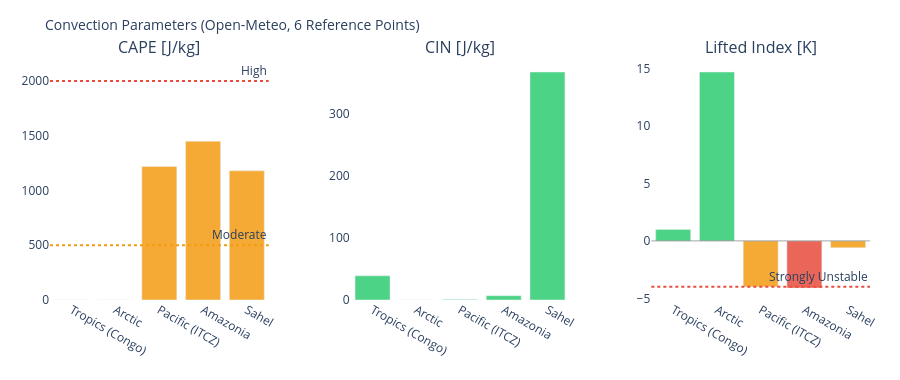

Notebook code for this chart:
### Markdown cell above
---
## 3. Visualizations

### Code cell
# ============================================================
# CAPE / CIN / LIFTED INDEX – Convection potential
# ============================================================

if not df_atm.empty:
    fig = make_subplots(
        rows=1, cols=3,
        subplot_titles=['CAPE [J/kg]', 'CIN [J/kg]', 'Lifted Index [K]'],
        horizontal_spacing=0.1
    )
    pts = df_atm['point'].tolist()
    pt_colors = ['#E85D24','#185FA5','#888780','#378ADD','#639922','#F2A623']

    # CAPE – höher = mehr Gewitterpotential
    cape_vals = df_atm['cape'].fillna(0).tolist()
    cape_colors = ['#e74c3c' if v > 2000 else '#f39c12' if v > 500 else '#2ecc71'
                   for v in cape_vals]
    fig.add_trace(go.Bar(x=pts, y=cape_vals, marker_color=cape_colors,
                         opacity=0.85, showlegend=False), row=1, col=1)
    fig.add_hline(y=2000, line_dash='dot', line_color='#e74c3c',
                  annotation_text='High', row=1, col=1)
    fig.add_hline(y=500,  line_dash='dot', line_color='#f39c12',
                  annotation_text='Moderate', row=1, col=1)

    # CIN – negativer = stärker gedeckelt (weniger Auslöse)
    cin_vals = df_atm['cin'].fillna(0).tolist()
    cin_colors = ['#e74c3c' if v < -200 else '#f39c12' if v < -50 else '#2ecc71'
                  for v in cin_vals]
    fig.add_trace(go.Bar(x=pts, y=cin_vals, marker_color=cin_colors,
                         opacity=0.85, showlegend=False), row=1, col=2)

    # Lifted Index – negativ = instabil
    li_vals = df_atm['li'].fillna(0).tolist()
    li_colors = ['#e74c3c' if v < -4 else '#f39c12' if v < 0 else '#2ecc71'
                 for v in li_vals]
    fig.add_trace(go.Bar(x=pts, y=li_vals, marker_color=li_colors,
                         opacity=0.85, showlegend=False), row=1, col=3)
    fig.add_hline(y=0, line_color='gray', line_width=0.7, row=1, col=3)
    fig.add_hline(y=-4, line_dash='dot', line_color='#e74c3c',
                  annotation_text='Strongly Unstable', row=1, col=3)

    fig.update_layout(
        title=dict(text='Convection Parameters (Open-Meteo, 6 Reference Points)', font=dict(size=14)),
        height=380, plot_bgcolor='rgba(0,0,0,0)', paper_bgcolor='rgba(0,0,0,0)',
        margin=dict(l=50, r=30, t=60, b=80)
    )
    fig.update_xaxes(tickangle=30)
    fig.show()

### Figure 1 — Plotly figure (JSON) as saved in the notebook; plotly's stock layout.template omitted (floating-point values rounded to 4 significant figures)
{"data": [{"marker": {"color": ["#2ecc71", "#2ecc71", "#f39c12", "#f39c12", "#f39c12"]}, "opacity": 0.85, "showlegend": false, "type": "bar", "x": ["Tropics (Congo)", "Arctic", "Pacific (ITCZ)", "Amazonia", "Sahel"], "xaxis": "x", "y": [0.0, 0.0, 1220.0, 1450.0, 1180.0], "yaxis": "y"}, {"marker": {"color": ["#2ecc71", "#2ecc71", "#2ecc71", "#2ecc71", "#2ecc71"]}, "opacity": 0.85, "showlegend": false, "type": "bar", "x": ["Tropics (Congo)", "Arctic", "Pacific (ITCZ)", "Amazonia", "Sahel"], "xaxis": "x2", "y": [39.0, 0.0, 1.0, 7.0, 368.0], "yaxis": "y2"}, {"marker": {"color": ["#2ecc71", "#2ecc71", "#f39c12", "#e74c3c", "#f39c12"]}, "opacity": 0.85, "showlegend": false, "type": "bar", "x": ["Tropics (Congo)", "Arctic", "Pacific (ITCZ)", "Amazonia", "Sahel"], "xaxis": "x3", "y": [1.0, 14.7, -4.0, -4.1, -0.6], "yaxis": "y3"}], "layout": {"annotations": [{"font": {"size": 16}, "showarrow": false, "text": "CAPE [J/kg]", "x": 0.1333, "xanchor": "center", "xref": "paper", "y": 1.0, "yanchor": "bottom", "yref": "paper"}, {"font": {"size": 16}, "showarrow": false, "text": "CIN [J/kg]", "x": 0.5, "xanchor": "center", "xref": "paper", "y": 1.0, "yanchor": "bottom", "yref": "paper"}, {"font": {"size": 16}, "showarrow": false, "text": "Lifted Index [K]", "x": 0.8667, "xanchor": "center", "xref": "paper", "y": 1.0, "yanchor": "bottom", "yref": "paper"}, {"showarrow": false, "text": "High", "x": 1, "xanchor": "right", "xref": "x domain", "y": 2000, "yanchor": "bottom", "yref": "y"}, {"showarrow": false, "text": "Moderate", "x": 1, "xanchor": "right", "xref": "x domain", "y": 500, "yanchor": "bottom", "yref": "y"}, {"showarrow": false, "text": "Strongly Unstable", "x": 1, "xanchor": "right", "xref": "x3 domain", "y": -4, "yanchor": "bottom", "yref": "y3"}], "height": 380, "margin": {"b": 80, "l": 50, "r": 30, "t": 60}, "paper_bgcolor": "rgba(0,0,0,0)", "plot_bgcolor": "rgba(0,0,0,0)", "shapes": [{"line": {"color": "#e74c3c", "dash": "dot"}, "type": "line", "x0": 0, "x1": 1, "xref": "x domain", "y0": 2000, "y1": 2000, "yref": "y"}, {"line": {"color": "#f39c12", "dash": "dot"}, "type": "line", "x0": 0, "x1": 1, "xref": "x domain", "y0": 500, "y1": 500, "yref": "y"}, {"line": {"color": "gray", "width": 0.7}, "type": "line", "x0": 0, "x1": 1, "xref": "x3 domain", "y0": 0, "y1": 0, "yref": "y3"}, {"line": {"color": "#e74c3c", "dash": "dot"}, "type": "line", "x0": 0, "x1": 1, "xref": "x3 domain", "y0": -4, "y1": -4, "yref": "y3"}], "title": {"font": {"size": 14}, "text": "Convection Parameters (Open-Meteo, 6 Reference Points)"}, "xaxis": {"anchor": "y", "domain": [0.0, 0.2667], "tickangle": 30}, "xaxis2": {"anchor": "y2", "domain": [0.3667, 0.6333], "tickangle": 30}, "xaxis3": {"anchor": "y3", "domain": [0.7333, 1.0], "tickangle": 30}, "yaxis": {"anchor": "x", "domain": [0.0, 1.0]}, "yaxis2": {"anchor": "x2", "domain": [0.0, 1.0]}, "yaxis3": {"anchor": "x3", "domain": [0.0, 1.0]}}}
